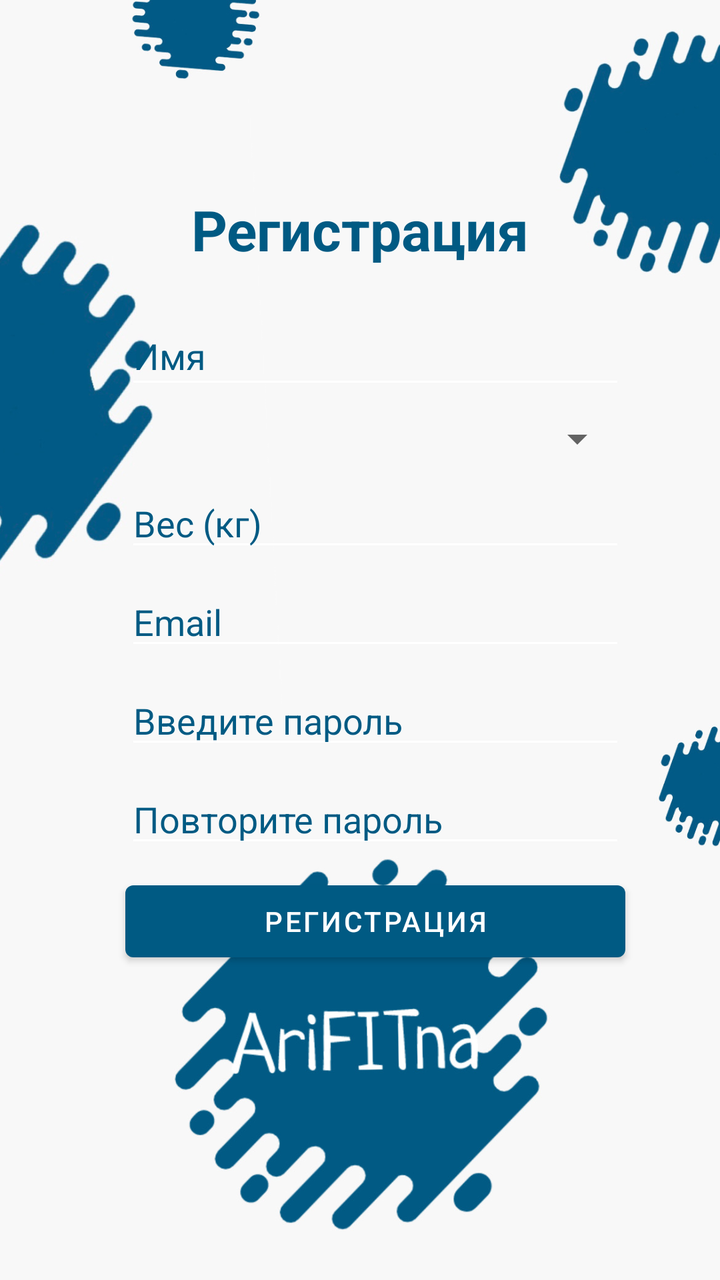
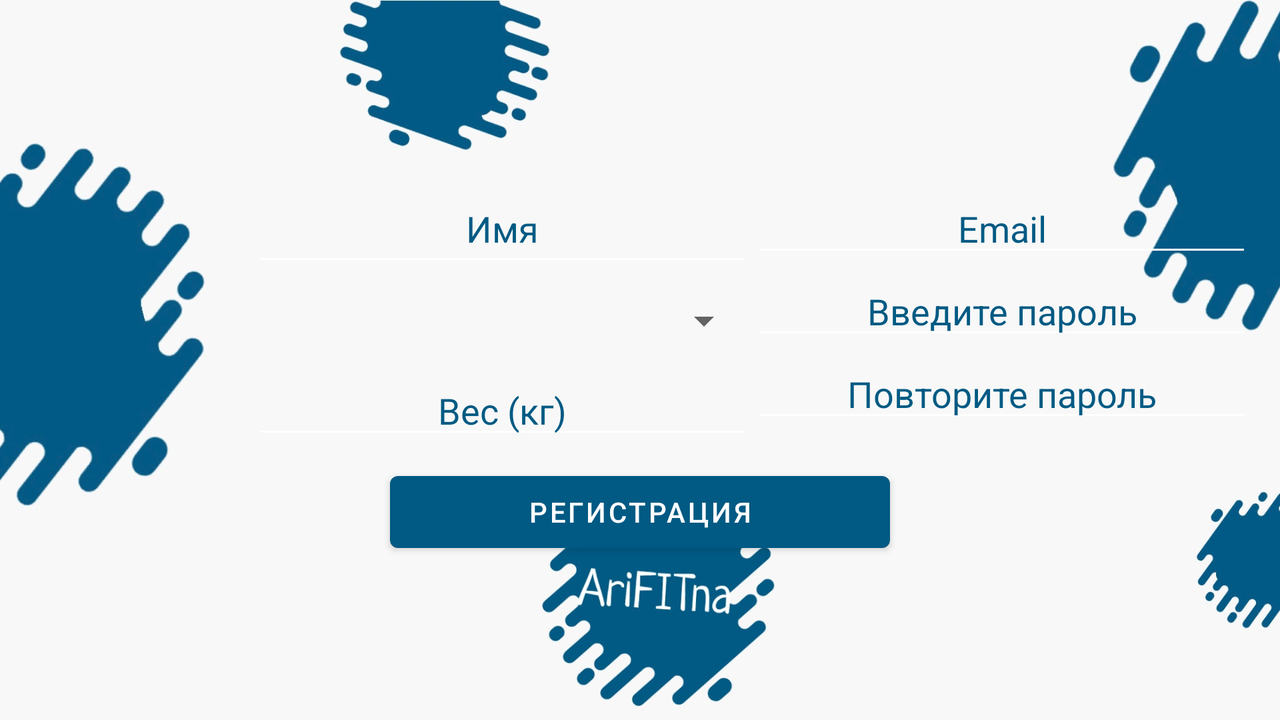

An Android layout and its configuration variant, each rendered on a device that would load it. The default file and the variant file are quoted in full after the pictures.
<!-- AndroidManifest.xml: application theme Theme.Arifitna -->
<!-- res/layout/fragment_registration.xml -->
<?xml version="1.0" encoding="utf-8"?>
<androidx.constraintlayout.widget.ConstraintLayout xmlns:android="http://schemas.android.com/apk/res/android"
    xmlns:app="http://schemas.android.com/apk/res-auto"
    xmlns:tools="http://schemas.android.com/tools"
    android:layout_width="match_parent"
    android:layout_height="match_parent"
    android:layout_gravity="center"
    android:background="@drawable/img0383"
    tools:context=".ui.signIn.registrationFragment.RegistrationFragment">

    <TextView
        android:id="@+id/textView2"
        android:layout_width="@dimen/btn_with"
        android:layout_height="wrap_content"
        android:layout_marginTop="96dp"
        android:gravity="center"
        android:text="Регистрация"
        android:textColor="@color/colorPrimary"
        android:textSize="28sp"
        android:textStyle="bold"
        app:layout_constraintEnd_toEndOf="parent"
        app:layout_constraintStart_toStartOf="parent"
        app:layout_constraintTop_toTopOf="parent" />

    
    
    
    
    
    
    
    
    
    
    
    
    
    
    
    
    

    
    
    
    
    
    
    
    
    
    
    
    
    
    


    

    <Spinner
        android:id="@+id/spinnerCurrency"
        android:layout_width="250dp"
        android:layout_height="wrap_content"
        android:layout_marginTop="8dp"
        android:autofillHints="Пол"
        app:layout_constraintEnd_toEndOf="@+id/etName"
        app:layout_constraintHorizontal_bias="0.0"
        app:layout_constraintStart_toStartOf="@+id/etName"
        app:layout_constraintTop_toBottomOf="@+id/etName" />

    <EditText
        android:id="@+id/input_email"
        android:layout_width="250dp"
        android:layout_height="wrap_content"
        android:layout_marginTop="8dp"
        android:backgroundTint="@color/white"
        android:hint="@string/email"
        android:inputType="textEmailAddress"
        android:textColor="@color/colorPrimary"
        android:textColorHighlight="@color/colorPrimary"
        android:textColorHint="@color/colorPrimary"
        android:textColorLink="@color/colorPrimary"
        android:textCursorDrawable="@color/colorPrimary"
        app:layout_constraintEnd_toEndOf="@+id/etWeight2"
        app:layout_constraintHorizontal_bias="0.0"
        app:layout_constraintStart_toStartOf="@+id/etWeight2"
        app:layout_constraintTop_toBottomOf="@+id/etWeight2" />

    <EditText
        android:id="@+id/etPassword"
        android:layout_width="250dp"
        android:layout_height="wrap_content"
        android:layout_marginTop="8dp"
        android:backgroundTint="@color/white"
        android:ems="10"
        android:hint="Введите пароль"
        android:inputType="textPassword"
        android:textColor="@color/colorPrimary"
        android:textColorHighlight="@color/colorPrimary"
        android:textColorHint="@color/colorPrimary"
        android:textColorLink="@color/colorPrimary"
        android:textCursorDrawable="@color/colorPrimary"
        app:layout_constraintEnd_toEndOf="@+id/input_email"
        app:layout_constraintHorizontal_bias="0.0"
        app:layout_constraintStart_toStartOf="@+id/input_email"
        app:layout_constraintTop_toBottomOf="@+id/input_email" />

    <EditText
        android:id="@+id/etPassword2"
        android:layout_width="250dp"
        android:layout_height="wrap_content"
        android:layout_marginTop="8dp"
        android:backgroundTint="@color/white"
        android:ems="10"
        android:hint="Повторите пароль"
        android:inputType="textPassword"
        android:textColor="@color/colorPrimary"
        android:textColorHighlight="@color/colorPrimary"
        android:textColorHint="@color/colorPrimary"
        android:textColorLink="@color/colorPrimary"
        android:textCursorDrawable="@color/colorPrimary"
        app:layout_constraintEnd_toEndOf="@+id/etPassword"
        app:layout_constraintHorizontal_bias="0.0"
        app:layout_constraintStart_toStartOf="@+id/etPassword"
        app:layout_constraintTop_toBottomOf="@+id/etPassword" />

    <EditText
        android:id="@+id/etWeight2"
        android:layout_width="250dp"
        android:layout_height="wrap_content"
        android:layout_marginTop="8dp"
        android:backgroundTint="@color/white"
        android:hint="Вес (кг)"
        android:inputType="numberDecimal"
        android:textColor="@color/colorPrimary"
        android:textColorHighlight="@color/colorPrimary"
        android:textColorHint="@color/colorPrimary"
        android:textColorLink="@color/colorPrimary"
        android:textCursorDrawable="@color/colorPrimary"
        app:layout_constraintEnd_toEndOf="@+id/etName"
        app:layout_constraintHorizontal_bias="0.0"
        app:layout_constraintStart_toStartOf="@+id/etName"
        app:layout_constraintTop_toBottomOf="@+id/spinnerCurrency" />

    <Button
        android:id="@+id/btRegistrate"
        android:layout_width="250dp"
        android:layout_height="wrap_content"
        android:layout_marginTop="8dp"
        android:text="Регистрация"
        android:textColor="@color/white"
        app:layout_constraintEnd_toEndOf="@+id/etPassword2"
        app:layout_constraintHorizontal_bias="0.0"
        app:layout_constraintStart_toStartOf="@+id/etPassword2"
        app:layout_constraintTop_toBottomOf="@+id/etPassword2" />

    <EditText
        android:id="@+id/etName"
        android:layout_width="250dp"
        android:layout_height="46dp"
        android:layout_marginTop="20dp"
        android:backgroundTint="@color/white"
        android:ems="10"
        android:hint="Имя"
        android:inputType="textPersonName"
        android:textColor="@color/colorPrimary"
        android:textColorHighlight="@color/colorPrimary"
        android:textColorHint="@color/colorPrimary"
        android:textColorLink="@color/colorPrimary"
        android:textCursorDrawable="@color/white"
        app:layout_constraintEnd_toEndOf="parent"
        app:layout_constraintHorizontal_bias="0.571"
        app:layout_constraintStart_toStartOf="parent"
        app:layout_constraintTop_toBottomOf="@+id/textView2" />


</androidx.constraintlayout.widget.ConstraintLayout>
<!-- resources referenced by this layout -->
<resources>
  <color name="colorPrimary">#005A83</color>
  <color name="white">#FFFFFFFF</color>
  <dimen name="btn_with">200dp</dimen>
  <!-- drawable img0383: jpg bitmap (drawable-v24, 167772 bytes) -->
  <string name="email">Email</string>
  <style name="Theme.Arifitna" parent="Theme.MaterialComponents.Light.DarkActionBar">
          
          <item name="colorPrimary">#005A83</item>
          <item name="colorPrimaryVariant">@color/purple_700</item>
          <item name="colorOnPrimary">@color/white</item>
          
          <item name="colorSecondary">@color/teal_200</item>
          <item name="colorSecondaryVariant">@color/teal_700</item>
          <item name="colorOnSecondary">@color/black</item>
          
          <item name="android:statusBarColor" tools:targetApi="l">?attr/colorPrimaryVariant</item>
          
          <item name="android:windowFullscreen">true</item>
      </style>
  <color name="purple_700">#FF3700B3</color>
  <color name="teal_200">#FF03DAC5</color>
  <color name="teal_700">#FF018786</color>
  <color name="black">#FF000000</color>
</resources>
<!-- res/layout-land/fragment_registration.xml (the repository's variant of the layout above) -->
<!-- drawn on the phone turned sideways -->
<?xml version="1.0" encoding="utf-8"?>
<androidx.constraintlayout.widget.ConstraintLayout xmlns:android="http://schemas.android.com/apk/res/android"
    xmlns:app="http://schemas.android.com/apk/res-auto"
    xmlns:tools="http://schemas.android.com/tools"
    android:layout_width="match_parent"
    android:layout_height="match_parent"
    android:layout_gravity="center"
    android:background="@drawable/img0497"
    tools:context=".ui.signIn.registrationFragment.RegistrationFragment">

    
    
    
    
    
    
    
    
    
    
    
    
    
    
    
    
    

    
    
    
    
    
    
    
    
    
    
    
    
    
    


    

    <Spinner
        android:id="@+id/spinnerCurrency"
        android:layout_width="wrap_content"
        android:layout_height="45dp"
        android:autofillHints="Пол"
        android:gravity="center"
        app:layout_constraintEnd_toEndOf="@+id/etName"
        app:layout_constraintTop_toBottomOf="@+id/etName" />

    <EditText
        android:id="@+id/input_email"
        android:layout_width="250dp"
        android:layout_height="wrap_content"
        android:layout_marginTop="92dp"
        android:backgroundTint="@color/white"
        android:gravity="center"
        android:hint="@string/email"
        android:inputType="textEmailAddress"
        android:textColor="@color/colorPrimary"
        android:textColorHighlight="@color/colorPrimary"
        android:textColorHint="@color/colorPrimary"
        android:textColorLink="@color/colorPrimary"
        android:textCursorDrawable="@color/colorPrimary"
        app:layout_constraintStart_toStartOf="@+id/guideline5"
        app:layout_constraintTop_toTopOf="parent" />

    <EditText
        android:id="@+id/etPassword"
        android:layout_width="250dp"
        android:layout_height="wrap_content"
        android:backgroundTint="@color/white"
        android:ems="10"
        android:gravity="center"
        android:hint="Введите пароль"
        android:inputType="textPassword"
        android:textColor="@color/colorPrimary"
        android:textColorHighlight="@color/colorPrimary"
        android:textColorHint="@color/colorPrimary"
        android:textColorLink="@color/colorPrimary"
        android:textCursorDrawable="@color/colorPrimary"
        app:layout_constraintEnd_toEndOf="@+id/input_email"
        app:layout_constraintStart_toEndOf="@+id/etName"
        app:layout_constraintTop_toBottomOf="@+id/input_email" />

    <EditText
        android:id="@+id/etPassword2"
        android:layout_width="250dp"
        android:layout_height="wrap_content"
        android:backgroundTint="@color/white"
        android:ems="10"
        android:gravity="center"
        android:hint="Повторите пароль"
        android:inputType="textPassword"
        android:textColor="@color/colorPrimary"
        android:textColorHighlight="@color/colorPrimary"
        android:textColorHint="@color/colorPrimary"
        android:textColorLink="@color/colorPrimary"
        android:textCursorDrawable="@color/colorPrimary"
        app:layout_constraintEnd_toEndOf="@+id/etPassword"
        app:layout_constraintHorizontal_bias="0.0"
        app:layout_constraintStart_toStartOf="@+id/etPassword"
        app:layout_constraintTop_toBottomOf="@+id/etPassword" />

    <EditText
        android:id="@+id/etWeight2"
        android:layout_width="250dp"
        android:layout_height="wrap_content"
        android:backgroundTint="@color/white"
        android:gravity="center"
        android:hint="Вес (кг)"
        android:inputType="numberDecimal"
        android:textColor="@color/colorPrimary"
        android:textColorHighlight="@color/colorPrimary"
        android:textColorHint="@color/colorPrimary"
        android:textColorLink="@color/colorPrimary"
        android:textCursorDrawable="@color/colorPrimary"
        app:layout_constraintEnd_toEndOf="@+id/etName"
        app:layout_constraintHorizontal_bias="0.0"
        app:layout_constraintStart_toStartOf="@+id/etName"
        app:layout_constraintTop_toBottomOf="@+id/spinnerCurrency" />

    <Button
        android:id="@+id/btRegistrate"
        android:layout_width="250dp"
        android:layout_height="wrap_content"
        android:layout_marginTop="16dp"
        android:text="Регистрация"
        android:textColor="@color/white"
        app:layout_constraintEnd_toEndOf="parent"
        app:layout_constraintStart_toStartOf="parent"
        app:layout_constraintTop_toBottomOf="@+id/etPassword2" />

    <EditText
        android:id="@+id/etName"
        android:layout_width="250dp"
        android:layout_height="46dp"
        android:layout_marginTop="92dp"
        android:backgroundTint="@color/white"
        android:gravity="center_horizontal"
        android:hint="Имя"
        android:inputType="textPersonName"
        android:textColor="@color/colorPrimary"
        android:textColorHighlight="@color/colorPrimary"
        android:textColorHint="@color/colorPrimary"
        android:textColorLink="@color/colorPrimary"
        android:textCursorDrawable="@color/white"
        app:layout_constraintEnd_toStartOf="@+id/input_email"
        app:layout_constraintHorizontal_bias="1.0"
        app:layout_constraintStart_toStartOf="parent"
        app:layout_constraintTop_toTopOf="parent" />

    <androidx.constraintlayout.widget.Guideline
        android:id="@+id/guideline5"
        android:layout_width="wrap_content"
        android:layout_height="wrap_content"
        android:orientation="vertical"
        app:layout_constraintGuide_begin="376dp" />


</androidx.constraintlayout.widget.ConstraintLayout>
<!-- resources referenced by the variant -->
<!-- as the phone turned sideways resolves them -->
<resources>
  <color name="colorPrimary">#005A83</color>
  <color name="white">#FFFFFFFF</color>
  <!-- drawable img0497: jpg bitmap (drawable-v24, 144848 bytes) -->
  <string name="email">Email</string>
  <style name="Theme.Arifitna" parent="Theme.MaterialComponents.Light.DarkActionBar">
          
          <item name="colorPrimary">#005A83</item>
          <item name="colorPrimaryVariant">@color/purple_700</item>
          <item name="colorOnPrimary">@color/white</item>
          
          <item name="colorSecondary">@color/teal_200</item>
          <item name="colorSecondaryVariant">@color/teal_700</item>
          <item name="colorOnSecondary">@color/black</item>
          
          <item name="android:statusBarColor" tools:targetApi="l">?attr/colorPrimaryVariant</item>
          
          <item name="android:windowFullscreen">true</item>
      </style>
  <color name="purple_700">#FF3700B3</color>
  <color name="teal_200">#FF03DAC5</color>
  <color name="teal_700">#FF018786</color>
  <color name="black">#FF000000</color>
</resources>
